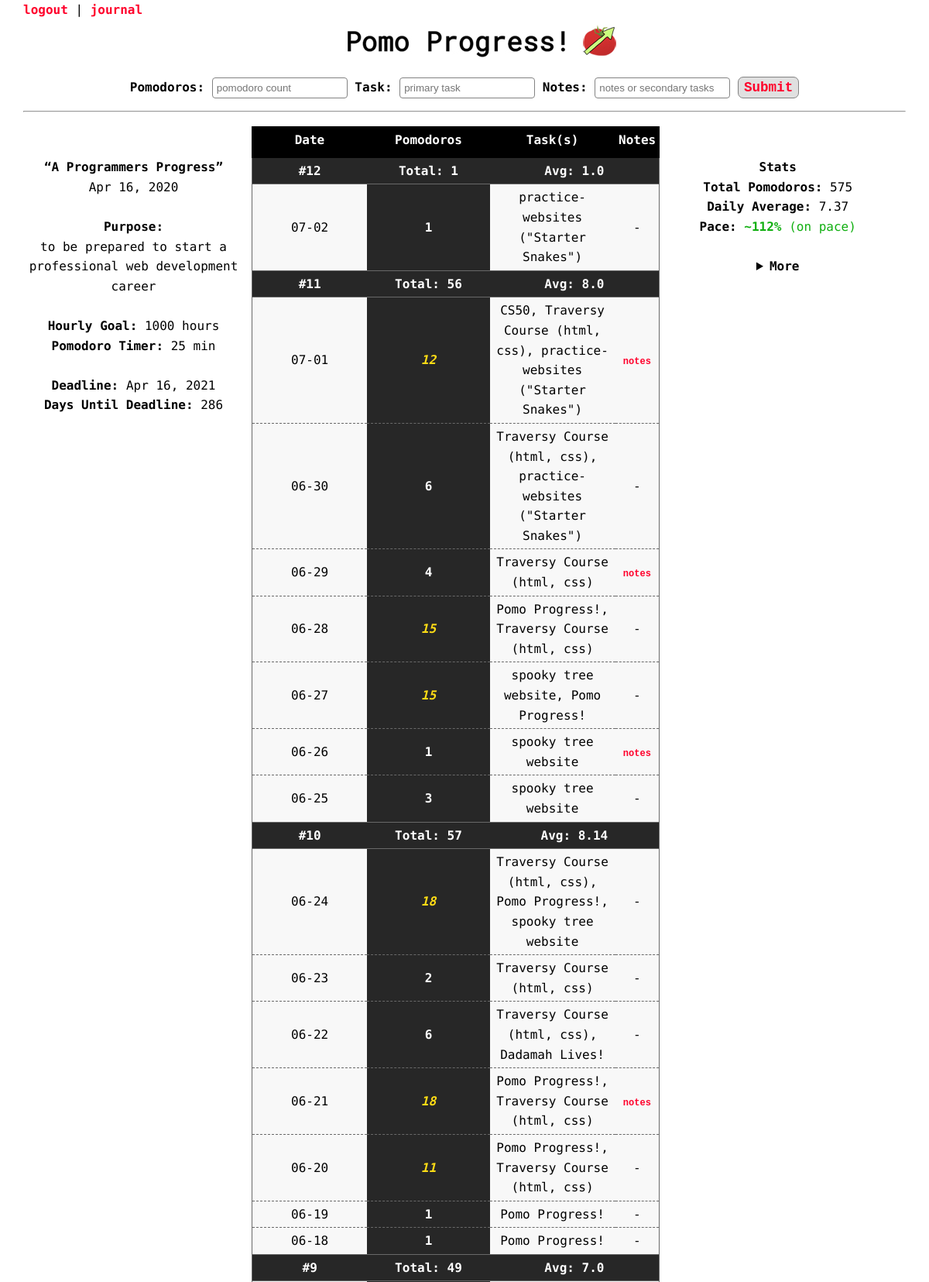
The app's page /home (signed in, upper part) with its own data.
### tables this page shows
CREATE TABLE daily_history (submit_id INTEGER PRIMARY KEY AUTOINCREMENT NOT NULL, table_id INTEGER REFERENCES tables (id) NOT NULL, date TEXT, display_date TEXT, tomato_count INTEGER, task TEXT, notes TEXT);

### app.py (the view)
@app.route('/home', methods=["GET","POST"])
def home():
    if request.method == "POST":
        db = SQL("sqlite:///pomodoro.db")
        date_check = db.execute("SELECT date FROM daily_history WHERE table_id=:table_id ORDER BY date DESC LIMIT 1", table_id = session['table_id'])
        previous_date = None
        for row in date_check:
            previous_date = row['date']
        previous_date = datetime.strptime(previous_date, '%Y-%m-%d')
        current_date = datetime.today()
        date_diff = ((current_date - previous_date).days)
        current_date = date.today()
        if date_diff == 0:
            date_previous_data = db.execute("SELECT tomato_count, task, notes FROM daily_history WHERE table_id=:table_id AND date=:date", table_id=session['table_id'], date=current_date)
            if date_previous_data[0]['task'] == None:
                date_previous_data[0]['task'] = ""
            if date_previous_data[0]['notes'] == None:
                date_previous_data[0]['notes'] = ""
            task_space = ""
            notes_space = ""
            if not date_previous_data[0]['task'] or not request.form.get("task"):
                task_space =""
            else:
                task_space = ", "
            if not date_previous_data[0]['notes'] or not request.form.get("notes"):
                notes_space = ""
            else:
                notes_space = " || "
            db.execute("UPDATE daily_history SET tomato_count=:tomato_count, task=:task, notes=:notes WHERE table_id=:table_id AND date=:date", tomato_count = date_previous_data[0]['tomato_count'] + int(request.form.get("tomatoes")), task = date_previous_data[0]['task'] + task_space + request.form.get("task"), notes = date_previous_data[0]['notes'] + notes_space + request.form.get("notes"), table_id=session['table_id'], date=current_date)
            return redirect('/home')
        else:
            date_diff -= 1
            while date_diff > 0:
                db.execute("INSERT INTO daily_history (table_id, date, tomato_count) VALUES (?, ?, 0)", session['table_id'], current_date - timedelta(days=date_diff))
                strft_days = current_date - timedelta(days=date_diff)
                db.execute("UPDATE daily_history SET display_date=:display_date WHERE table_id=:table_id AND date=:date", display_date = strft_days.strftime('%m-%d'), table_id=session['table_id'], date = current_date - timedelta(days=date_diff))
                date_diff -= 1
            db.execute("INSERT INTO daily_history (table_id, date, display_date, tomato_count, task, notes) VALUES(?, date('now','localtime'), strftime('%m-%d','now','localtime'), ?, ?, ?)", session['table_id'], request.form.get('tomatoes'), request.form.get('task'), request.form.get('notes'))
            return redirect('/home')
    else:
        db = SQL("sqlite:///pomodoro.db")
        user_daily_history = db.execute("SELECT * FROM daily_history WHERE table_id=:table_id", table_id = session['table_id'])
        if len(user_daily_history) < 1:
            return redirect('/firstentry')
        count = 0
        user_data = []
        for row in user_daily_history:
            user_data.append(row)
            count += 1
        total_weeks = int(count/7)
        weeks = [[] for j in range(total_weeks + 1)]
        day_count = 0
        week_count = 0
        tomato_total = 0
        for row in user_data:
            day_count += 1
            tomato_total += int(row['tomato_count'])
            weeks[week_count].append(row)
            if day_count % 7 == 0:
                week_count += 1
                day_count = 0
                end_of_week_stats = {'date' : week_count, 'tomato_count' : tomato_total, 'task' : round(tomato_total/7, 2)}
                total_weeks -= 1
                weeks[week_count].append(end_of_week_stats)
                tomato_total = 0
            full_chart = []
            for week in weeks:
                for day in week:
                    full_chart.append(day)
            stats = statistics(user_data, session)
        return render_template('home.html', full_chart = full_chart, week_count = week_count, tomato_total = tomato_total, day_count = day_count, stats=stats, session=session)

### templates/home.html (shortened to what this page needs)
{% extends 'base.html' %}
{% block header %}
<div id="home-header">
    <div class="navlinks">
        <a href="/">logout</a> | <a href="/journal">journal</a>
    </div>
    <img class="basic-reponsive" src="/static/home-banner.jpg" alt="Pomo Progress!">
    <br>
</div>
{% endblock %}
{% block main %}
<center>
    <form id="add-pomos" action="/home" method="post">
        <div class="separation-for-smaller">
            <label for="pomos">Pomodoros:</label>
            <input class="wide-form" name="tomatoes" placeholder="pomodoro count" type="number" required>
            <label for="task">Task:</label>
            <input class="wide-form" name="task" placeholder="primary task" type="text">
        </div>
        <label for="notes">Notes:</label>
        <input class="wide-form" name="notes" placeholder="notes or secondary tasks" type="text">
        <input type="submit" class="load-create">
    </form>
</center>
    <hr>
<div id="info" class="left">
        <strong><q>{{ session['table_name'] }}</q></strong>
        <br>
        {{ session['start_date'] }}
        <br>
        <br>
        <strong>Purpose:</strong>
        <br>
        {{ session['purpose'] }}
        <br>
        <br>
        <strong>Hourly Goal:</strong> {{ session['hours_goal'] }} hours
        <br>
        <strong>Pomodoro Timer:</strong> {{ session['tomato_rate'] }} min
        <br>
        <br>
        <strong>Deadline:</strong> {{ session['time_frame'] }}
        <br>
        <strong>Days Until Deadline:</strong> {{ session['current_days_until_deadline']}}
        <br>
        <br>
</div>
<div class="middle">
    <table>
        <th>Date</th>
        <th>Pomodoros</th>
        <th>Task(s)</th>
        <th>Notes</th>
        <tr>
            {% if day_count > 0 %}
                <td class="week week-solid">#{{ week_count + 1 }}</td>
                <td class="week week-solid">Total: {{ tomato_total }}</td>
                <td class="week week-solid" colspan="2">Avg: {{ (tomato_total/day_count)|round(2, 'floor') }}</td>
            {% endif %}
        </tr>
        {% for row in full_chart|reverse %}
            <tr>
                {% if row['date']|float >= 1 %}
                    <td class="week week-solid">#{{ row['date'] }}</td>
                    <td class="week week-solid">Total: {{ row['tomato_count'] }}</td>
                    <td class="week week-solid" colspan="2">Avg: {{ row['task'] }}</td>
                {% else %}
                    {% if row['tomato_count']|int >= 10 %}
                        <td>{{ row['display_date'] }}</td>
                        <td class="pomos10">{{ row['tomato_count'] }}</td>
                        {% if row['task'] != None and row['task'] != "" %}
                            <td>{{ row['task'] }}</td>
                        {% else %}
                            <td>-</td>
                        {% endif %}
                        {% if row['notes'] != None and row['notes'] != "" %}
                            <td><button class="notes" type="button" onclick="alert('{{ row['notes'] }}')">notes</button></td>
                        {% else %}
                            <td>-</td>
                        {% endif %}
                    {% else %}
                        <td>{{ row['display_date'] }}</td>
                        <td class="pomos">{{ row['tomato_count'] }}</td>
                        {% if row['task'] != None and row['task'] != "" %}
                            <td>{{ row['task'] }}</td>
                        {% else %}
                            <td>-</td>
                        {% endif %}
                        {% if row['notes'] != None and row['notes'] != "" %}
                            <td><button class="notes" type="button" onclick="alert('{{ row['notes'] }}')">notes</button></td>
                        {% else %}
                            <td>-</td>
                        {% endif %}
                    {% endif %}
                {% endif %}
            </tr>
        {% endfor %}
    </table>
</div>
<div class="right" id="stats">
    <strong>Stats</strong>
    <br>
    <strong>Total Pomodoros:</strong> {{ stats['total_tomatoes'] }}
    <br>
    <strong>Daily Average:</strong> {{ stats['daily_average'] }}
    <br>
    <strong>Pace:</strong>
    {% if stats['pace']['rate'] >= 100 %}
        <span style="color:rgb(17, 175, 17)"><strong> ~{{ stats['pace']['rate'] }}%</strong> ({{ stats['pace']['on_pace'] }})</span>
    {% else %}
        <span style="color: red"><strong> ~{{ stats['pace']['rate'] }}%</strong> ({{ stats['pace']['on_pace'] }})</span>
    {% endif %}
    <br>
    <br>
    <details>
        <summary class="no-outline">More</summary>
            <br>
            <br>
            <br>
            <br>
            <br>
            <br>
    </details>
</div>
{% endblock %}

### static/global.css (style rules this page uses)
* { box-sizing: border-box; }
body { margin: auto; width: 95%; font-family: 'Roboto Mono', monospace; font-size: 1em; line-height: 1.6em; min-height: 100vh; position: relative; }
a { font-weight: bolder; text-decoration: none; color: rgb(255, 0, 43); }
#home-header .navlinks { display: block; margin-bottom: 5px; }
#home-header img { display: block; max-width: 95%; margin: auto; }
#add-pomos label { font-weight: bold; }
#add-pomos .separation-for-smaller { display: inline; }
.left { float: left; vertical-align: top; width: 25%; margin-top: 50px; text-align: center; }
.middle { float: left; max-width: 48%; margin-top: 0; padding: 10px; max-height: 80vh; overflow: auto; }
.right { float: left; vertical-align: top; width: 25%; margin-top: 50px; text-align: center; }
details summary { font-weight: bold; width: 100px; margin: auto; cursor: pointer; }
details { width: 100%; cursor: pointer; }
table { max-width: 100%; border: 1px solid rgb(105, 105, 105); border-collapse: collapse; font-size: 1em; background-color: #f8f8f8; }
th { color: white; background: black; padding: 4px; padding-bottom: 9px; width: 33%; border: 1px solid black; border-collapse: collapse; }
tr { border: 1px dashed rgb(105, 105, 105); }
td { padding: 4px; text-align: center; width: 33%; }
.week { color: white; background: rgb(39, 39, 39); font-weight: bold; }
.week-solid { border-bottom: 1px solid rgb(105, 105, 105); border-top: 1px solid rgb(105, 105, 105); }
.pomos { background: rgb(39, 39, 39); font-weight: bold; color: white; }
.pomos10 { background: rgb(39, 39, 39); font-weight: bold; font-style: italic; color: rgb(255, 220, 21); }
.notes { font-family: 'Courier New', Courier, monospace; border: none; color: rgb(255,0,43); font-weight: bold; text-align: center; text-decoration: none; font-size: 0.75em; cursor: pointer; background-color: #f8f8f8; }
.wide-form { width: 175px; padding: 5px; margin-bottom:8px; border: 1px solid rgb(131, 131, 131); border-radius: 4px; }
.load-create { padding: 3px 7px; font-family: 'Courier New', Courier, monospace; font-weight: bold; font-size: 1.1em; cursor: pointer; color: rgb(255,0,43); background-color: rgb(224, 224, 224); border: 1px solid rgb(131, 131, 131); border-radius: 7px; }

### static/tablet.css (style rules this page uses)
.wide-form::placeholder { text-align: center; }
#add-pomos .separation-for-smaller { display: block; }
.left { float: left; vertical-align: top; width: 25%; margin-top: 0; margin-bottom: 30px; text-align: center; }
.middle { float: right; max-width: 74%; margin-top: 0; padding: 10px; max-height: 180vh; overflow: auto; }
.right { float: none; vertical-align: top; width: 25%; margin-top: 50px; text-align: center; }

### static/mobile.css (style rules this page uses)
.wide-form::placeholder { text-align: center; }
#add-pomos .separation-for-smaller { display: block; text-align: left; }
#add-pomos .separation-for-smaller label[for="task"] { margin-left: 20px; }
.left { width: 100%; margin-top: 0; margin-bottom: 0; text-align: center; }
.middle { display: block; max-width: 100%; margin-top: 5px; padding: 0; max-height: 75vh; overflow: auto; }
.right { width: 100%; margin-top: 0; text-align: center; }

### records on screen
daily_history: start_date "Apr 16, 2020"
daily_history: display_date "07-02", tomato_count "1", task "practice-websites (\"Starter Snakes\")"
daily_history: display_date "07-01", tomato_count "12", task "CS50, Traversy Course (html, css), practice-websites (\"Starter Snakes\")"
daily_history: display_date "06-30", tomato_count "6", task "Traversy Course (html, css), practice-websites (\"Starter Snakes\")"
daily_history: display_date "06-29", tomato_count "4", task "Traversy Course (html, css)"
daily_history: display_date "06-28", tomato_count "15", task "Pomo Progress!, Traversy Course (html, css)"
daily_history: display_date "06-27", tomato_count "15", task "spooky tree website, Pomo Progress!"
daily_history: display_date "06-26", tomato_count "1", task "spooky tree website"
daily_history: display_date "06-25", tomato_count "3", task "spooky tree website"
daily_history: display_date "06-24", tomato_count "18", task "Traversy Course (html, css), Pomo Progress!, spooky tree website"
daily_history: display_date "06-23", tomato_count "2", task "Traversy Course (html, css)"
daily_history: display_date "06-22", tomato_count "6", task "Traversy Course (html, css), Dadamah Lives!"
daily_history: display_date "06-21", tomato_count "18", task "Pomo Progress!, Traversy Course (html, css)"
daily_history: display_date "06-20", tomato_count "11", task "Pomo Progress!, Traversy Course (html, css)"
daily_history: display_date "06-19", tomato_count "1", task "Pomo Progress!"
daily_history: display_date "06-18", tomato_count "1", task "Pomo Progress!"

### other values on screen
{{ session['table_name'] }} "A Programmers Progress"
{{ session['purpose'] }} "to be prepared to start a professional web development career"
{{ session['hours_goal'] }} "1000"
{{ session['tomato_rate'] }} "25"
{{ session['time_frame'] }} "Apr 16, 2021"
{{ session['current_days_until_deadline'] }} "286"
{{ week_count + 1 }} "12"
{{ tomato_total }} "1"
{{ (tomato_total/day_count)|round(2, 'floor') }} "1.0"
{{ row['date'] }} "11" "10" "9"
{{ row['tomato_count'] }} "56" "57" "49"
{{ row['task'] }} "8.0" "8.14" "7.0"
{{ stats['total_tomatoes'] }} "575"
{{ stats['daily_average'] }} "7.37"
{{ stats['pace']['rate'] }} "112"
